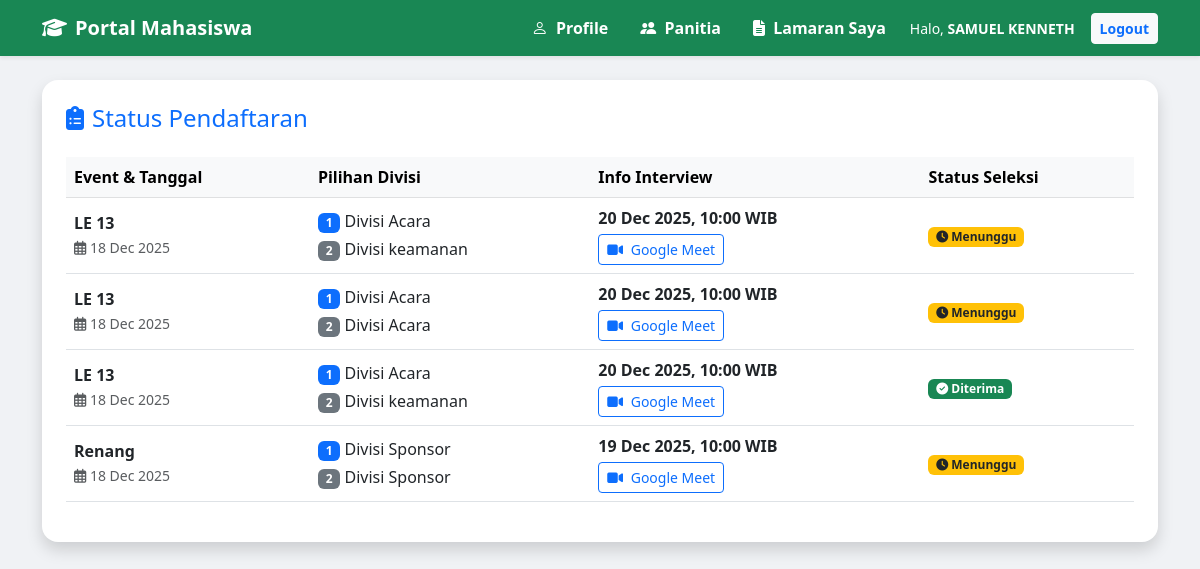
/STUDENT/my_applications.php (signed in), run on the app's committed database.
### tables this page shows
CREATE TABLE `registrations` (
  `registration_id` int(11) NOT NULL,
  `user_id` int(11) NOT NULL,
  `position_id` int(11) NOT NULL,
  `position_id_2` int(11) DEFAULT NULL,
  `motivation` text DEFAULT NULL,
  `experience` text DEFAULT NULL,
  `cv_file` varchar(255) DEFAULT NULL,
  `portfolio_file` varchar(255) DEFAULT NULL,
  `interview_time` datetime DEFAULT NULL,
  `meet_link` varchar(255) DEFAULT NULL,
  `status` enum('pending','accepted','declined') DEFAULT 'pending',
  `registered_at` timestamp NOT NULL DEFAULT current_timestamp()
);

CREATE TABLE `events` (
  `event_id` int(100) NOT NULL,
  `event_name` varchar(255) NOT NULL,
  `event_description` text DEFAULT NULL,
  `event_date` date NOT NULL,
  `event_end_date` date DEFAULT NULL,
  `event_location` varchar(100) DEFAULT NULL,
  `event_category` varchar(50) DEFAULT NULL,
  `event_poster` varchar(255) DEFAULT NULL,
  `event_status` enum('draft','published') DEFAULT 'draft',
  `created_at` timestamp NOT NULL DEFAULT current_timestamp() ON UPDATE current_timestamp(),
  `created_by` int(100) DEFAULT NULL
);

CREATE TABLE `positions` (
  `position_id` int(11) NOT NULL,
  `event_id` int(11) NOT NULL,
  `position_name` varchar(100) NOT NULL,
  `quota` int(11) NOT NULL DEFAULT 0,
  `description` text DEFAULT NULL,
  `created_at` timestamp NOT NULL DEFAULT current_timestamp()
);

### STUDENT/my_applications.php (the view, shortened to what this page needs)
<?php
require_once '../koneksi.php';
include('navbar_mahasiswa.php');
$email = $_SESSION['email'];
$q_user = mysqli_query($conn, "SELECT id FROM users WHERE email = '$email'");
$d_user = mysqli_fetch_assoc($q_user);
$user_id = $d_user['id'];
$query = "SELECT r.*,
          e.event_name, e.event_date, e.event_location,
          p1.position_name as pos_utama,
          p2.position_name as pos_cadangan
          FROM registrations r
          JOIN positions p1 ON r.position_id = p1.position_id
          LEFT JOIN positions p2 ON r.position_id_2 = p2.position_id
          JOIN events e ON p1.event_id = e.event_id
          WHERE r.user_id = '$user_id'
          ORDER BY r.registered_at DESC";
$result = mysqli_query($conn, $query);
?>
<div class="container mt-4 mb-5">
    <div class="card shadow border-0 rounded-4">
        <div class="card-body p-4">
            <h4 class="mb-4 text-primary"><i class="fas fa-clipboard-list me-2"></i>Status Pendaftaran</h4>
            <div class="table-responsive">
                <table class="table table-hover align-middle">
                    <thead class="table-light">
                        <tr>
                            <th>Event & Tanggal</th>
                            <th>Pilihan Divisi</th>
                            <th>Info Interview</th>
                            <th>Status Seleksi</th>
                        </tr>
                    </thead>
                    <tbody>
                        <?php if(mysqli_num_rows($result) > 0) {
                            while($row = mysqli_fetch_assoc($result)) { ?>
                            <tr>
                                <td>
                                    <strong class="text-dark"><?php echo htmlspecialchars($row['event_name']); ?></strong><br>
                                    <small class="text-muted"><i class="far fa-calendar-alt"></i> <?php echo date('d M Y', strtotime($row['event_date'])); ?></small>
                                </td>
                                <td>
                                    <div class="mb-1"><span class="badge bg-primary">1</span> <?php echo $row['pos_utama']; ?></div>
                                    <?php if($row['pos_cadangan']) { ?>
                                        <div><span class="badge bg-secondary">2</span> <?php echo $row['pos_cadangan']; ?></div>
                                    <?php } ?>
                                </td>
                                <td>
                                    <?php if($row['interview_time']) { ?>
                                        <div class="fw-bold text-dark mb-1">
                                            <?php echo date('d M Y, H:i', strtotime($row['interview_time'])); ?> WIB
                                        </div>
                                        <?php if($row['meet_link']) { ?>
                                            <a href="<?php echo $row['meet_link']; ?>" target="_blank" class="btn btn-sm btn-outline-primary">
                                                <i class="fas fa-video me-1"></i> Google Meet
                                            </a>
                                        <?php } ?>
                                    <?php } else { echo "<span class='text-muted'>-</span>"; } ?>
                                </td>
                                <td>
                                    <?php
                                    if($row['status'] == 'pending') {
                                        echo '<span class="badge bg-warning text-dark"><i class="fas fa-clock"></i> Menunggu</span>';
                                    } elseif($row['status'] == 'accepted') {
                                        echo '<span class="badge bg-success"><i class="fas fa-check-circle"></i> Diterima</span>';
                                    } else {
                                        echo '<span class="badge bg-danger"><i class="fas fa-times-circle"></i> Ditolak</span>';
                                    }
                                    ?>
                                </td>
                            </tr>
                        <?php } } ?>
                    </tbody>
                </table>
            </div>
        </div>
    </div>
</div>
</body>
</html>

### STUDENT/navbar_mahasiswa.php (style rules this page uses)
body { background-color: #f0f2f5; font-family: 'Segoe UI', sans-serif; }

### data on the page
registrations: events.event_name "LE 13", events.event_date "18 Dec 2025", position.position_name "Divisi Acara", position_id_2.position_name "Divisi keamanan", interview_time "20 Dec 2025, 10:00", status "pending" (drawn)
registrations: events.event_name "LE 13", events.event_date "18 Dec 2025", position.position_name "Divisi Acara", interview_time "20 Dec 2025, 10:00", status "pending" (drawn)
registrations: events.event_name "LE 13", events.event_date "18 Dec 2025", position.position_name "Divisi Acara", position_id_2.position_name "Divisi keamanan", interview_time "20 Dec 2025, 10:00", status "accepted" (drawn)
registrations: events.event_name "Renang", events.event_date "18 Dec 2025", position.position_name "Divisi Sponsor", interview_time "19 Dec 2025, 10:00", status "pending" (drawn)

### other printed values
$_SESSION['name'] "SAMUEL KENNETH"
